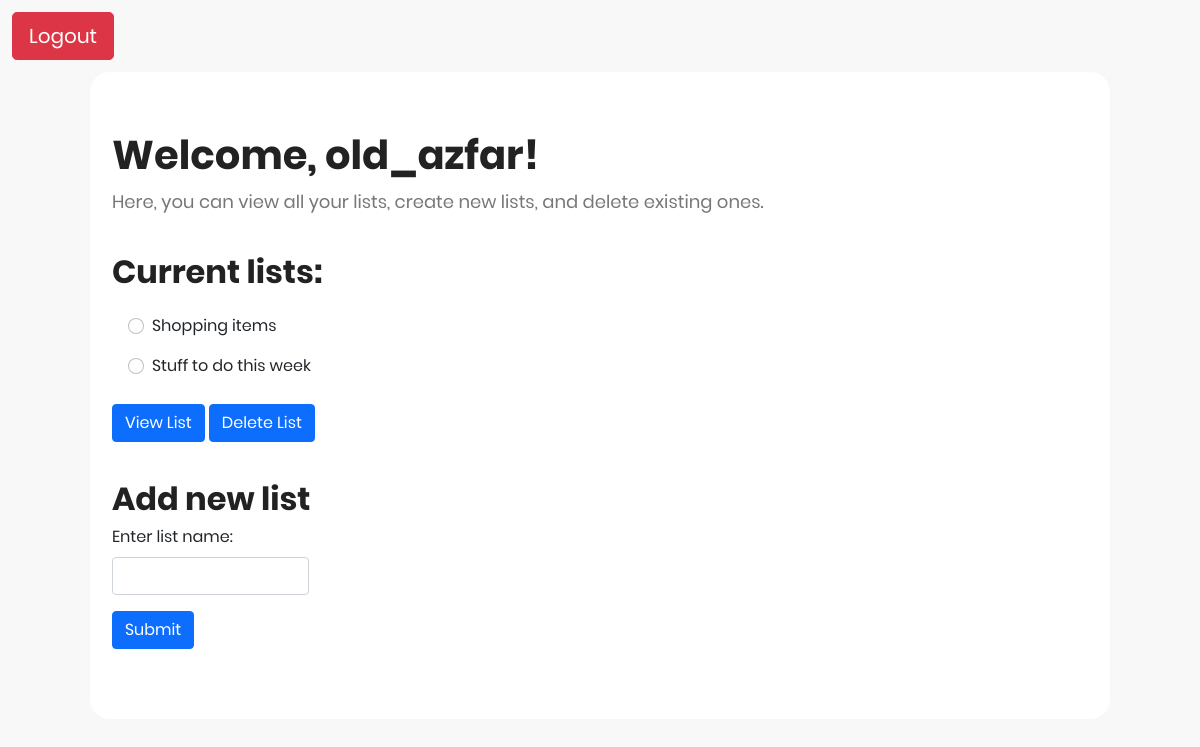
/ (signed in), run on an earlier commit of the app's database.
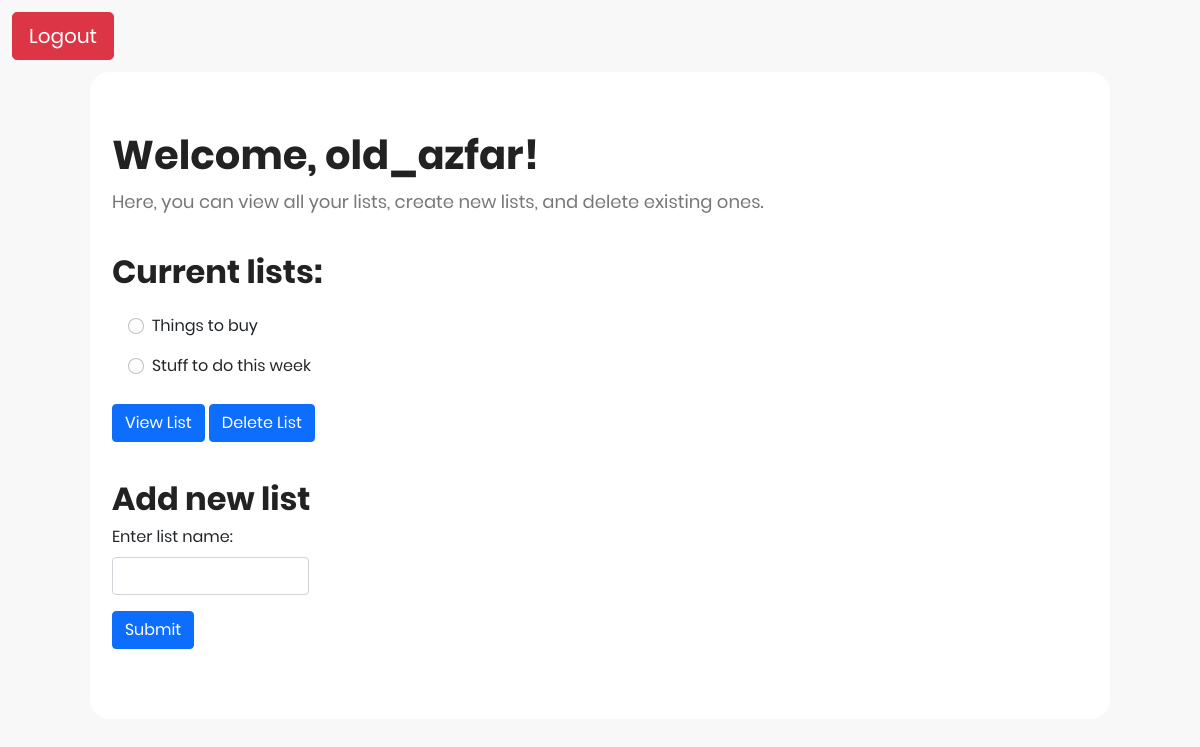
And on a later commit of the database.
### tables this page shows
CREATE TABLE Lists (
ListID INTEGER PRIMARY KEY AUTOINCREMENT NOT NULL,
UserID INTEGER,
ListName VARCHAR(30) NOT NULL,
FOREIGN KEY (UserID) REFERENCES Users(UserID)
);

### Homework5/app.py (the view)
@app.route('/', methods=['GET', 'POST'])
def home():
    if 'user_id' in session:
        session['current_list_id'] = None
        session['current_list_name'] = None
        list_names = model.get_all_list_names(g.user_id)
        list_names = [a[0] for a in list_names]
        return render_template('dashboard.html', data={
            'username': session['username'],
            'list_names': list_names
        })
    return render_template('main_structure.html')

### Homework5/app.py (called while the page is built)
@app.before_request
def before_request():
    g.user_id = None
    if 'user_id' in session:
        g.user_id = session['user_id']

### Homework5/data_model.py (called while the page is built)
    def retrieve_data_multiple(self, sql_command):
        self.cursor.execute(sql_command)
        results = self.cursor.fetchall()
        return results

    def get_all_list_names(self, user_id):
        query = '''
            SELECT ListName from Lists
            WHERE UserID = '{}';
        '''.format(user_id)
        results = self.retrieve_data_multiple(query)
        return results

### Homework5/templates/dashboard.html (shortened to what this page needs)
{% extends "main_structure.html" %}
{% block head %}
    <link rel="stylesheet" href="../static/css/style.css">
{% endblock %}
{% block body %}
<body>
    <div class="container btn-top-left btn-logout">
        <a href="/logout">
            <button class="btn btn-danger btn-lg">
                <span>Logout</span>
            </button>
        </a>
    </div>
    <div class="main">
        <div class="container-fluid">
            <div class="header-container">
                <h1>Welcome, {{ data['username'] }}!</h1>
                <p>
                    Here, you can view all your lists, create new lists, and delete existing ones.
                </p>
            </div>
        </div>
        <div class="container-fluid">
            <div class="lists-view-container">
                <h2>Current lists:</h2>
                <form action="/display_list" method="post">
                    {% for elem in data['list_names'] %}
                    <div class="form-check lists-view">
                        <input class="form-check-input" type="radio" name="list_name" id="{{elem}}" value="{{elem}}">
                        <label class="form-check-label" for="{{elem}}">
                            {{ elem }}
                        </label>
                    </div>
                    {% endfor %}
                    <br>
                    <button class="btn btn-primary" name="action" type="submit" value="View">View List</button>
                    <button class="btn btn-primary" name="action" type="submit" value="Delete">Delete List</button>
                </form>
            </div>
        </div>
        <div class="container-fluid">
            <div class="add-list-container">
                <h2>Add new list</h2>
                <form action="/create_new_list" method="post">
                    <div class="mb-3">
                        <label for="list_name" class="form-label">Enter list name:</label>
                        <input type="text" class="form-control new-list" id="list_name" name="list_name" required>
                    </div>
                    <button type="submit" class="btn btn-primary">Submit</button>
                </form>
            </div>
        </div>
    </div>
</body>
{% endblock %}

### Homework5/templates/main_structure.html (shortened to what this page needs)
<!DOCTYPE html>
<html lang='en'>
    <head>
        <link rel="stylesheet" href="/static/fonts/material-icon/css/material-design-iconic-font.min.css">
        <link href="https://cdn.jsdelivr.net/npm/bootstrap@5.0.2/dist/css/bootstrap.min.css" rel="stylesheet">
        {% block head %}{% endblock head %}
    </head>
    {% block body %}{% endblock %}
</html>

### Homework5/static/css/style.css (style rules this page uses)
body { background: #f8f8f8; font-family: Poppins; }
p { margin-bottom: 0px; font-size: 18px; color: #777; }
h1, h2 { line-height: 1.66; margin: 0; padding: 0; font-weight: bold; color: #222; font-family: Poppins; }
.main { padding: 70px 0; width: 85%; background: #fff; margin: 0 auto; border-radius: 20px; }
.header-container { margin-left: 1%; margin-top: -2%; }
.lists-view-container { margin-top: 3%; margin-left: 1%; }
.lists-view { margin-top: 1em; margin-left: 1em; }
.add-list-container { margin-top: 3%; margin-left: 1%; }
.new-list { width: 20%; }
.btn-top-left { margin-bottom: 1%; margin-top: 1%; }
.btn-logout { padding-right: 99%; }

What changed in the data, as far as the page shows it:
changed Lists: list_name "☐ Shopping items" → "☐ Things to buy"; ListName "Shopping items" → "Things to buy"
